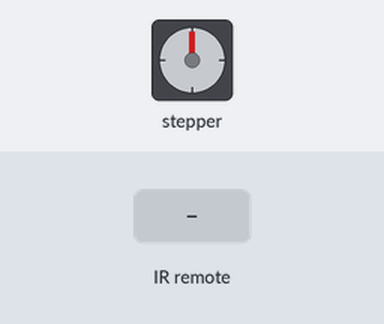
Bench run of a sketch on a simulated Arduino Uno, built with avr-gcc and run on an emulated ATmega328P. On the bench: stepper motor. The test bench sets the inputs (shaded band). Stepper angles assume 2048 steps per turn.

Above: at 1.2 s.
1.3 s: infrared code 0xFFA857 received
At 1.75 s:
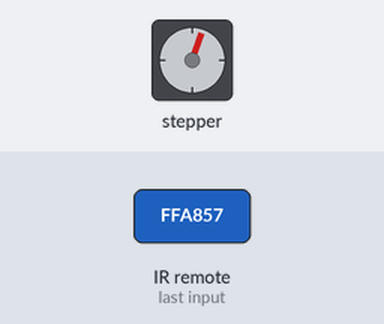
At 2.36 s:
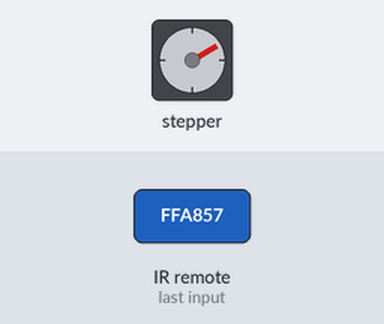
7.3 s: infrared code 0xFFE01F received
At 9.08 s:
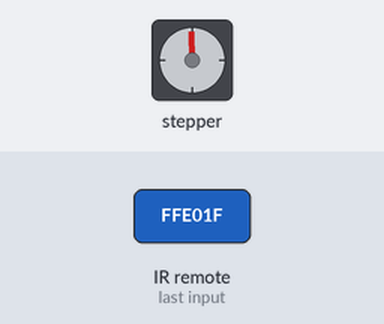
Timing chart, 0 to 17.9 s (numbered marks = the images above; inputs shaded):
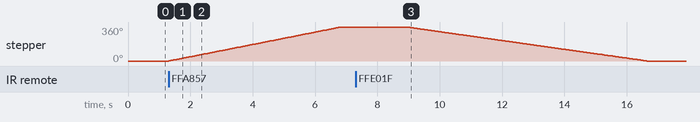

The sketch:

sketchIR_SMotor.ino
```cpp
#include <IRremote.h>
#include "Stepper.h"

//Variables
#define STEPS 32 //Number of steps per revolution of internal shaft
int Steps2Take; // 2048=1 Revolution
int receiver = 6;
IRrecv irrecv(receiver);
decode_results results;

//DECLare objects
Stepper small_stepper(STEPS,8,10,9,11);


void setup() {
  // put your setup code here, to run once:
  //Serial.begin(9600); To initialize the console to print
  irrecv.enableIRIn(); // start the receiver

}
// + FFA857
// - FFE01F
void loop() {
  // put your main code here, to run repeatedly:
  if(irrecv.decode(&results)) //Is there an IR signal?
  {
    switch(results.value)
    {
      case 0xFFA857: //Plus button
      {
        small_stepper.setSpeed(700);
        Steps2Take =2048;
        small_stepper.step(Steps2Take);
        delay(2000);
        break;
        }
        case 0xFFE01F:
        {
          small_stepper.setSpeed(500);
          Steps2Take=-2048;
          small_stepper.step(Steps2Take);
          delay(2000);
          break;
          }
      }
      irrecv.resume();// receive the next value
   }
   delay(100);

}
```

Measured:
- after the input at 1.3 s, stepper: turns 360° clockwise in 5.5 s, starting at once
- after the input at 7.3 s, stepper: turns 360° counter-clockwise in 7.7 s, starting after 1.6 s
